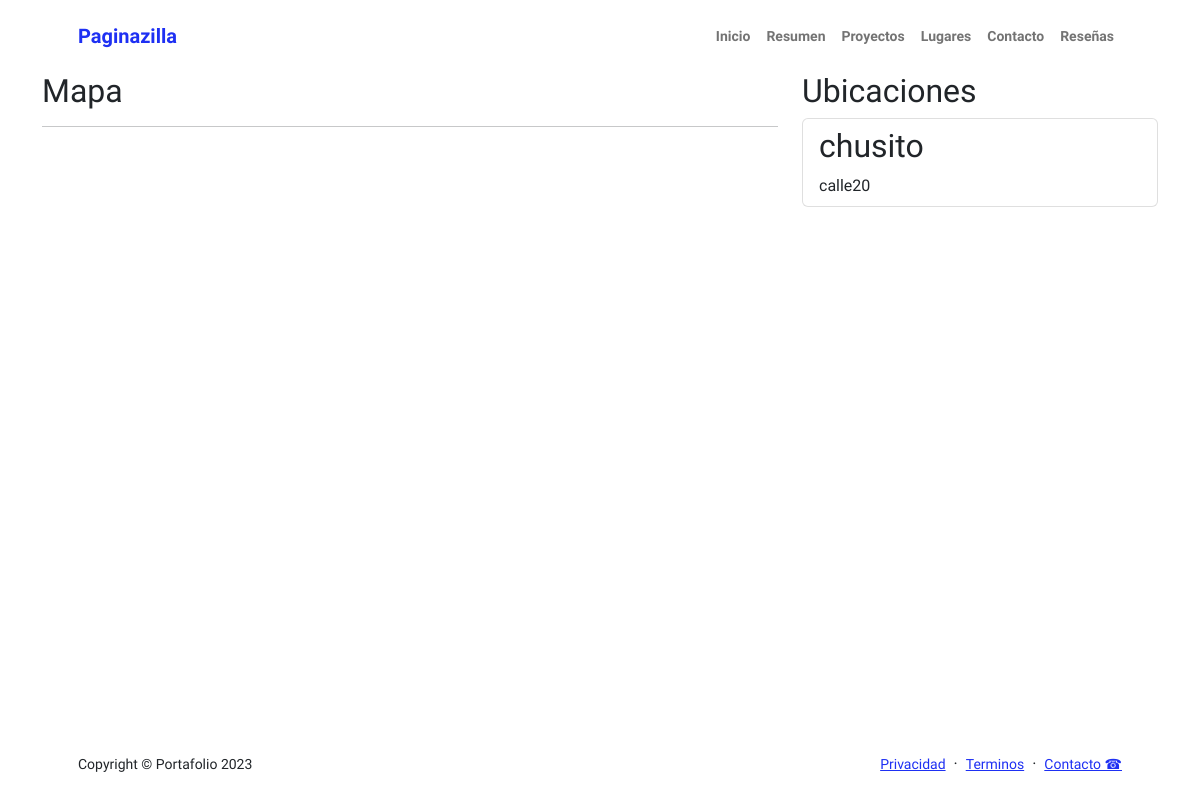
The app's page /sitios/, older data.
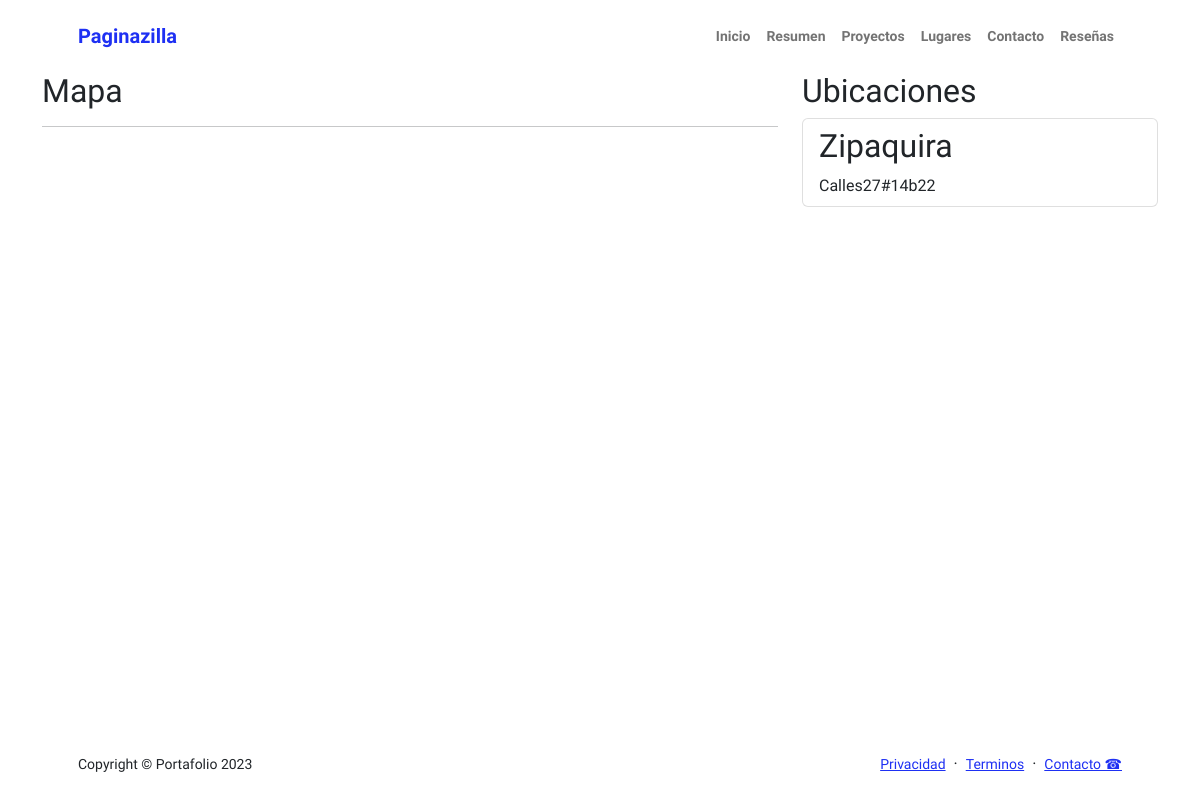
The same page, newer data.
### Aplicaciones/ubicaciones/models.py (models this page shows)
class Lugares(models.Model):
    name = models.CharField(max_length=250, verbose_name='Nombre chusito')
    address = models.CharField(max_length=250, verbose_name='Dirección')
    lat = models.FloatField(verbose_name='Latitud')
    lng = models.FloatField(verbose_name='Longitud')

### Aplicaciones/ubicaciones/views.py (the view)
# urls.py: path("sitios/", views.sitios_interes, name="sitios"),
def sitios_interes(request):
    locations = Lugares.objects.all()
    initialMap = folium.Map(location=[4.920626,-74.032649], zoom_start=10)
    latitudes = [location.lat for location in locations]
    longitudes = [location.lng for location in locations]
    popups = [location.name for location in locations]
    FastMarkerCluster(data=list(zip(latitudes, longitudes, popups))).add_to(initialMap)
    context = {'map':initialMap._repr_html_(), 'locations':locations}
    return render(request, 'mapa.html',context )

### Aplicaciones/ubicaciones/templates/mapa.html (shortened to what this page needs)
{% extends "layouts/base.html" %}
{% load static %}
{% block content %}
    <div class="container">
        <div class="row">
            <div class="col-md-8">
                <h2>Mapa</h2>
                <hr>
            </div>
            <div class="container col-md-4">
                <h2>Ubicaciones</h2>
                <ul class="list-group">
                    {% for loc in locations %}
                        <li class="list-group-item">
                            <h2>{{loc.name}}</h2>
                            {{ loc.address }}
                        </li>
                    {% endfor %}
                </ul>
            </div>
        </div>
    </div>
{% endblock %}

Row changes from the older to the newer data that the page shows:
changed Lugares: name "chusito" → "Zipaquira"; address "calle20" → "Calles27#14b22"
